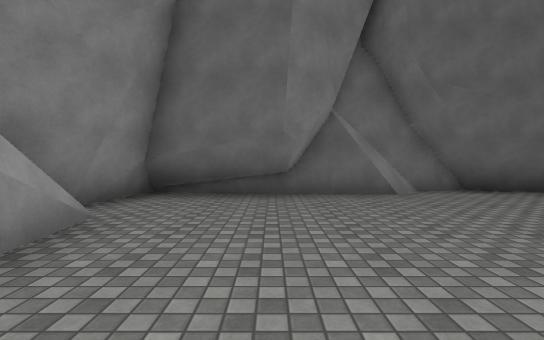
[1] (above)

13 first-person views from a walk through a scene from a Unity 3-D project. The camera is 1.3 m above the floor, tilts 2° down and sees 85° across. The floor is counted in squares, 2 m on a side. Each view is taken from the middle of a square. On the plan, view 1 faces up. The plan holds only what a view shows up to about 9 squares ahead; the rest is blank. The place goes on beyond the plan. Surface patterns are stand-ins for the level's own textures.

[2]
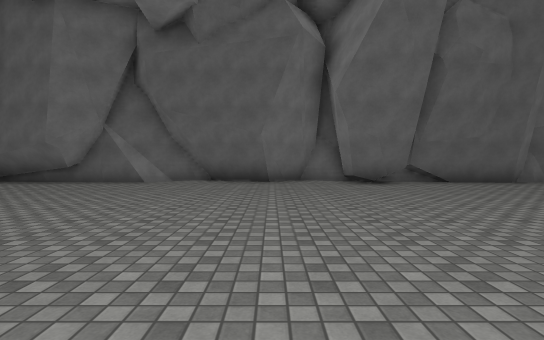

[3]
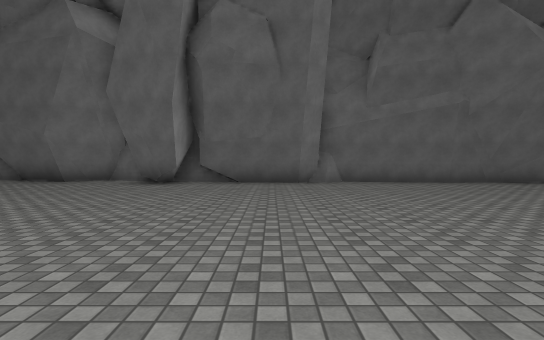

[4]
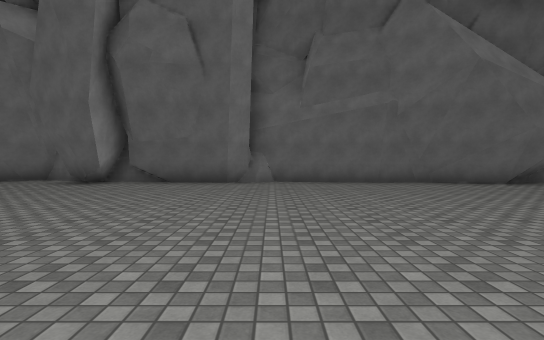

[5]
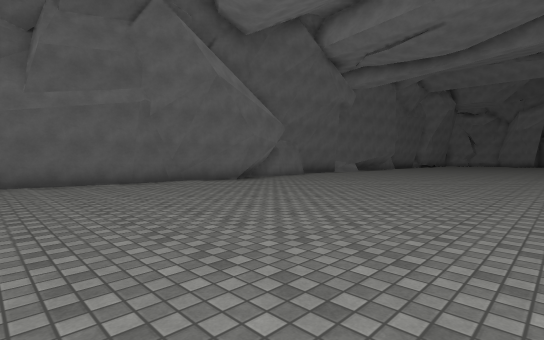

[6]
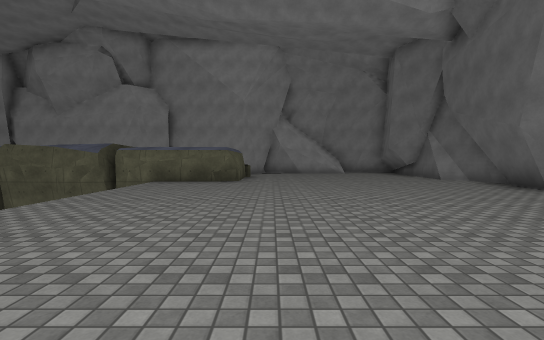

[7]
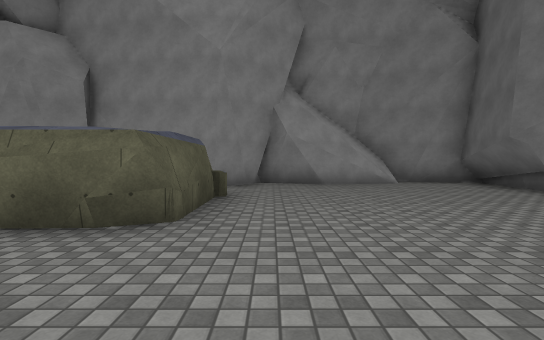

[8]
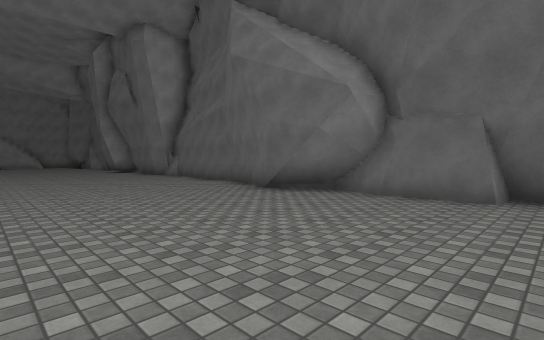

[9]
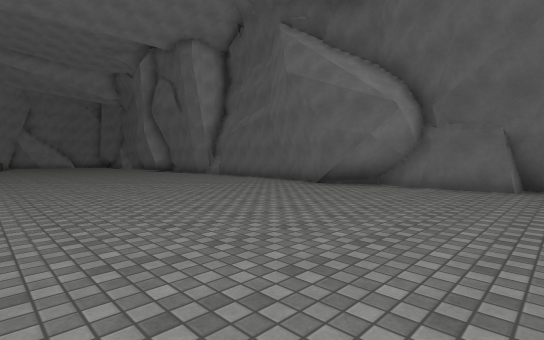

[10]
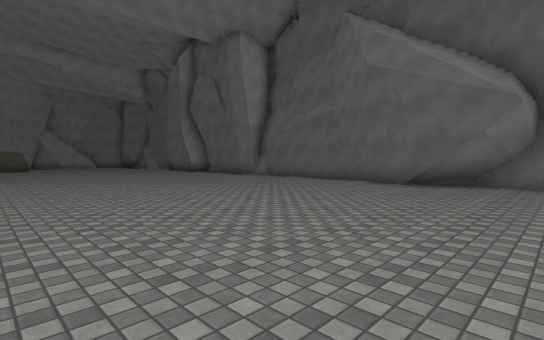

[11]
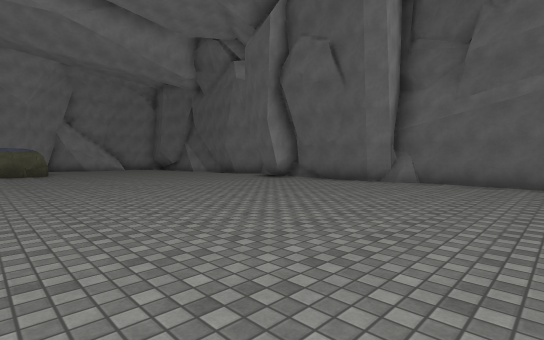

[12]
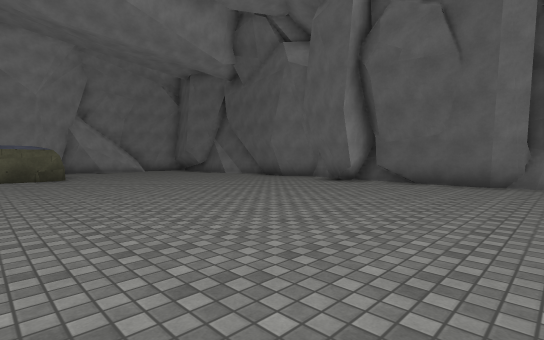

[13]
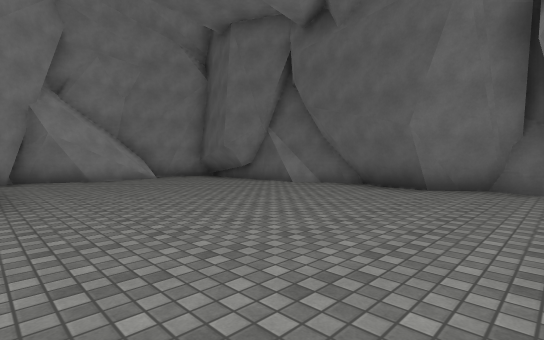

### Floor plan
Points are (right, up) in squares from view 1. A wall is a line through its corners. A room is listed if a view was taken in it or the views show most of it. See-through windows are left out.
Room 1 (views 1, 2, 3, 4, 5, 6, 7, 8, 9, 10, 11, 12, 13)
walls: (13.7, 5.6) (13.3, 5.6) (12.7, 5.2) (9.9, 5.4); (14.1, 5.8) (13.5, 5.6); (9.5, 4.8) (8.9, 4.9); (10.7, 5.8) (8.1, 5.9); (9.6, 5.4) (9.5, 4.6) (8.9, 4.7) (8.3, 5.1) (8, 6) (7.2, 6.3) (5.8, 5.5) (4, 5.8) (3.4, 6.3); (17.1, 5.3) (13.3, 5.9); (9.2, 6) (9.5, 4.6); (18.2, 5.2) (17.7, 5.3); (18.4, 5.4) (16.9, 5.3); (20.5, 4.5) (18.1, 5.5); (6.4, 6) (5.8, 5.5); (21.3, 4.6) (20.2, 4.6); (3.2, -1.2) (3.4, -4.7); (3.3, -3.3) (3.2, -4.7); (22.2, 5.6) (20.8, 4.5); (3.4, -5) (3.5, -6.6); (22.6, 5.3) (21.5, 5.6); (4, 6.4) (2, 5.8) (1.7, 5.6); (3, -4.9) (3.5, -5) (3.3, -6.4); (2.9, -4.8) (3.5, -5); (2.8, 6.2) (1.9, 5.4); (1.1, -1) (3.1, -1.2) (3.3, -1.7); (2.3, 5.5) (-2.4, 5.7); (24.3, 5.9) (24.2, 5.4) (22.9, 5.3); (0.1, -1.1) (1.2, -1); (24.8, 5.7) (24.3, 5.8); (0.6, 5.7) (0.3, 4.9); (-1.7, -0.6) (-1, -1.4); (-1.1, 4.9) (-2.2, 5.2) (-3.2, 2.6); (-2.1, -0.2) (-1.6, -0.8); (-2, 3.1) (-1.7, 0.8); (-2.2, 3) (-1.7, 1.4) (-2.3, -0.4); (-2.3, 5.9) (-2.6, 4.3)
low walls: (9.1, 4.9) (8.3, 5.4); (6, 5.6) (4.5, 5.9) (4, 6.4); (21.5, 5.6) (20.2, 4.6); (4.4, 5.8) (3.8, 6.4); (21.9, 5.6) (20.5, 4.5); (24.8, 5.8) (24.3, 5.9); (-0.6, 5.6) (-2.3, 5.9)

Positions as (right, up) in squares from view 1, and headings:
1: (0, 0), facing up
2: (6, -3), facing up
3: (12, -3), facing up
4: (14, -3), facing up
5: (14, -3), facing up-right
6: (12, 0), facing left
7: (6, 0), facing left
8: (25, 0), facing up-left
9: (25, -2), facing up-left
10: (23, -3), facing up-left
11: (17, -3), facing up-left
12: (14, -3), facing up-left
13: (8, -1), facing up-left
